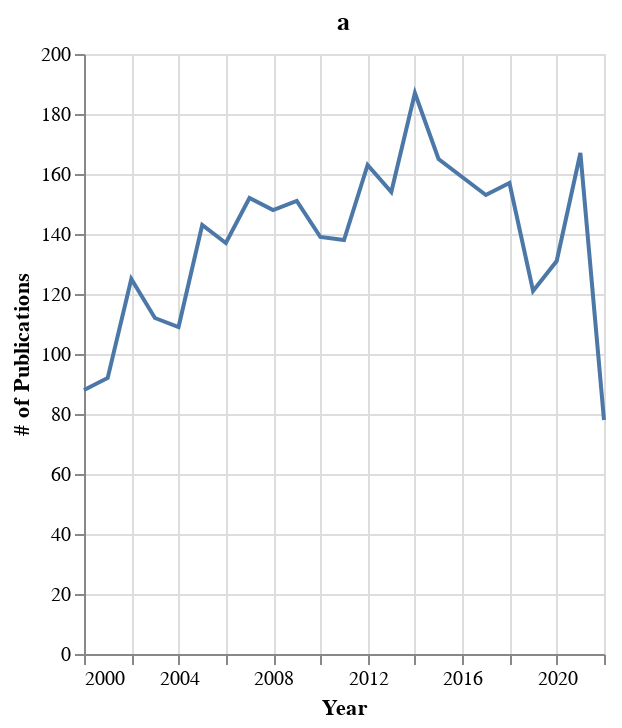

Write notebook code for a chart like this one.
### Code cell
papernum_by_year_chart = alt.Chart(transform_year(yearly_papernum)).mark_line().encode(
    x = alt.X(
        'year',
        title = 'Year'
    ),
    y = alt.Y(
        'freq',
        title = '# of Publications'
    )
).properties(
    title = 'a',
    height=300,
    width=260
)
papernum_by_year_chart

### Figure 1 — Vega-Lite specification as saved in the notebook (floating-point values rounded to 4 significant figures)
{"config": {"view": {"continuousWidth": 400, "continuousHeight": 300}}, "data": {"name": "data-2812a50de0e327cf6ba9a09703eb1723"}, "mark": "line", "encoding": {"x": {"field": "year", "title": "Year", "type": "temporal"}, "y": {"field": "freq", "title": "# of Publications", "type": "quantitative"}}, "height": 300, "title": "a", "width": 260, "$schema": "https://vega.github.io/schema/vega-lite/v4.17.0.json", "datasets": {"data-2812a50de0e327cf6ba9a09703eb1723": [{"year": "2000-01-01T00:00:00", "freq": 88}, {"year": "2001-01-01T00:00:00", "freq": 92}, {"year": "2002-01-01T00:00:00", "freq": 125}, {"year": "2003-01-01T00:00:00", "freq": 112}, {"year": "2004-01-01T00:00:00", "freq": 109}, {"year": "2005-01-01T00:00:00", "freq": 143}, {"year": "2006-01-01T00:00:00", "freq": 137}, {"year": "2007-01-01T00:00:00", "freq": 152}, {"year": "2008-01-01T00:00:00", "freq": 148}, {"year": "2009-01-01T00:00:00", "freq": 151}, {"year": "2010-01-01T00:00:00", "freq": 139}, {"year": "2011-01-01T00:00:00", "freq": 138}, {"year": "2012-01-01T00:00:00", "freq": 163}, {"year": "2013-01-01T00:00:00", "freq": 154}, {"year": "2014-01-01T00:00:00", "freq": 187}, {"year": "2015-01-01T00:00:00", "freq": 165}, {"year": "2016-01-01T00:00:00", "freq": 159}, {"year": "2017-01-01T00:00:00", "freq": 153}, {"year": "2018-01-01T00:00:00", "freq": 157}, {"year": "2019-01-01T00:00:00", "freq": 121}, {"year": "2020-01-01T00:00:00", "freq": 131}, {"year": "2021-01-01T00:00:00", "freq": 167}, {"year": "2022-01-01T00:00:00", "freq": 78}]}}
